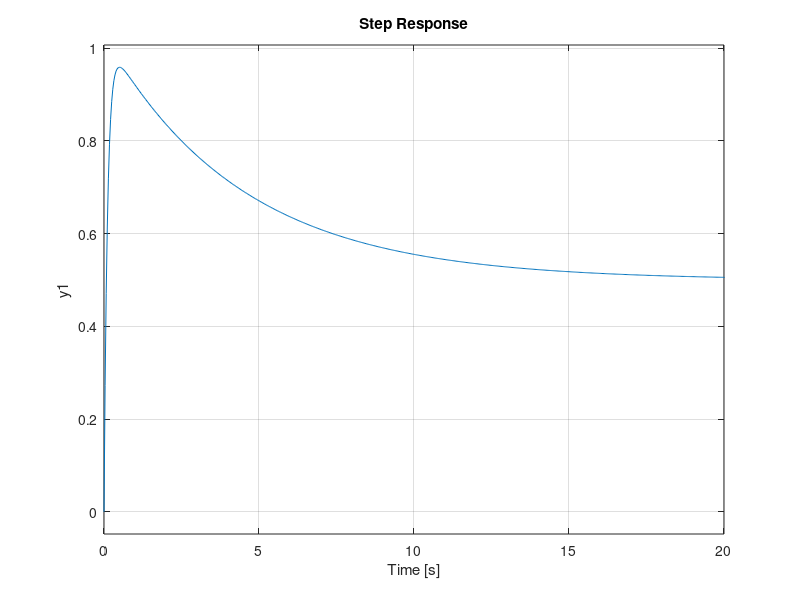
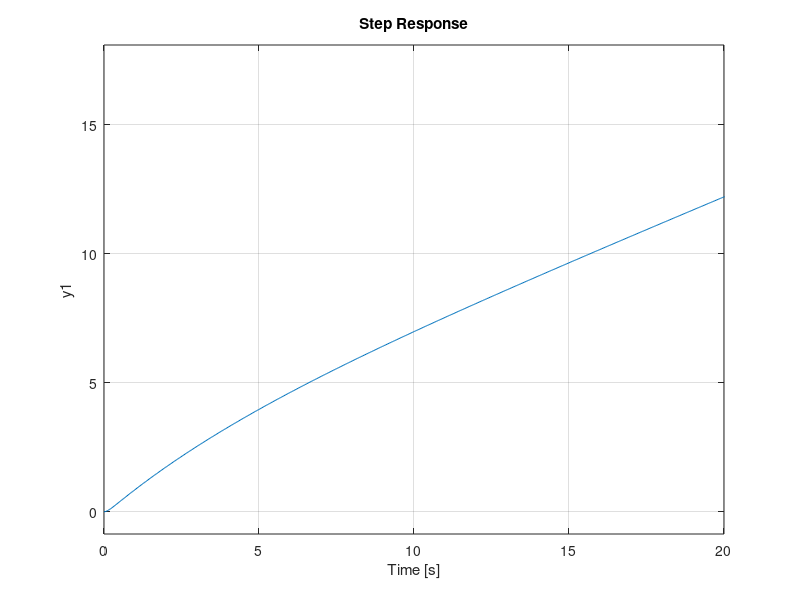
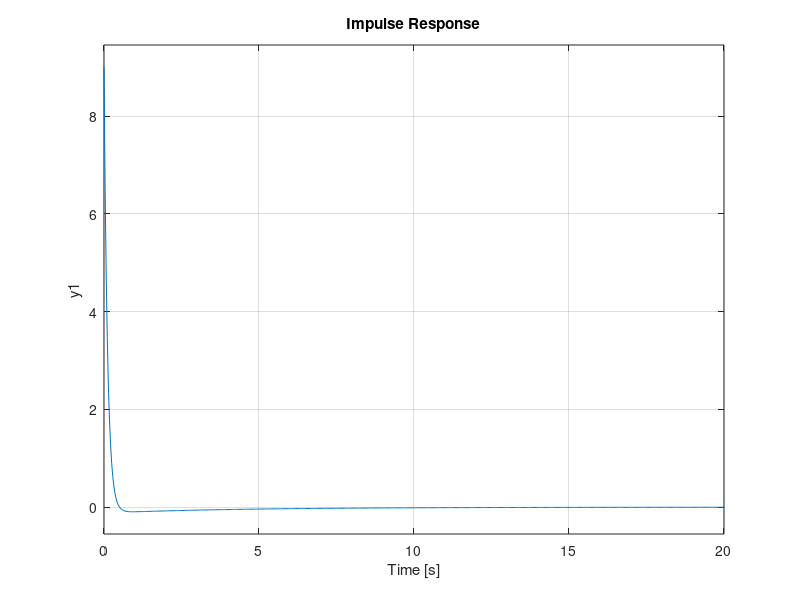

The MATLAB source for these figures, in order: (Note: this script raises an error after producing the figures.)
T = 1
Kp = 1;
Kd = 9;
s = tf('s')

num = 1;
den = [T T/10 1];

num_ct = [Kd Kp]

sys = tf(num, den);
sys_ct = tf(num_ct, [1]);
sys_cl = feedback(sys_ct*sys, 1);

figure(1)
step(sys_cl)
xlim([0 20])
figure(2)
step(sys_cl/s)
xlim([0 20])
figure(3)
impulse(sys_cl)
xlim([0 20])
stepinfo(sys_cl)
